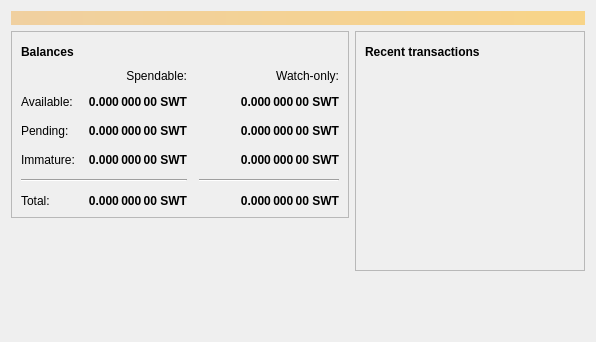
<?xml version="1.0" encoding="UTF-8"?>
<ui version="4.0">
 <class>OverviewPage</class>
 <widget class="QWidget" name="OverviewPage">
  <property name="geometry">
   <rect>
    <x>0</x>
    <y>0</y>
    <width>596</width>
    <height>342</height>
   </rect>
  </property>
  <property name="windowTitle">
   <string>Form</string>
  </property>
  <layout class="QVBoxLayout" name="topLayout">
   <item>
    <widget class="QLabel" name="labelAlerts">
     <property name="visible">
      <bool>false</bool>
     </property>
     <property name="styleSheet">
      <string notr="true">QLabel { background-color: qlineargradient(x1: 0, y1: 0, x2: 1, y2: 0, stop:0 #F0D0A0, stop:1 #F8D488); color:#000000; }</string>
     </property>
     <property name="wordWrap">
      <bool>true</bool>
     </property>
     <property name="margin">
      <number>3</number>
     </property>
     <property name="textInteractionFlags">
      <set>Qt::TextSelectableByMouse</set>
     </property>
    </widget>
   </item>
   <item>
    <layout class="QHBoxLayout" name="horizontalLayout" stretch="1,1">
     <item>
      <layout class="QVBoxLayout" name="verticalLayout_2">
       <item>
        <widget class="QFrame" name="frame">
         <property name="frameShape">
          <enum>QFrame::StyledPanel</enum>
         </property>
         <property name="frameShadow">
          <enum>QFrame::Raised</enum>
         </property>
         <layout class="QVBoxLayout" name="verticalLayout_4">
          <item>
           <layout class="QHBoxLayout" name="horizontalLayout_4">
            <item>
             <widget class="QLabel" name="label_5">
              <property name="font">
               <font>
                <weight>75</weight>
                <bold>true</bold>
               </font>
              </property>
              <property name="text">
               <string>Balances</string>
              </property>
             </widget>
            </item>
            <item>
             <widget class="QPushButton" name="labelWalletStatus">
              <property name="enabled">
               <bool>true</bool>
              </property>
              <property name="maximumSize">
               <size>
                <width>30</width>
                <height>16777215</height>
               </size>
              </property>
              <property name="toolTip">
               <string>The displayed information may be out of date. Your wallet automatically synchronizes with the Mieracoin network after a connection is established, but this process has not completed yet.</string>
              </property>
              <property name="text">
               <string/>
              </property>
              <property name="icon">
               <iconset resource="../bitcoin.qrc">
                <normaloff>:/icons/warning</normaloff>
                <disabledoff>:/icons/warning</disabledoff>:/icons/warning</iconset>
              </property>
              <property name="iconSize">
               <size>
                <width>24</width>
                <height>24</height>
               </size>
              </property>
              <property name="flat">
               <bool>true</bool>
              </property>
             </widget>
            </item>
            <item>
             <spacer name="horizontalSpacer_3">
              <property name="orientation">
               <enum>Qt::Horizontal</enum>
              </property>
              <property name="sizeHint" stdset="0">
               <size>
                <width>40</width>
                <height>20</height>
               </size>
              </property>
             </spacer>
            </item>
           </layout>
          </item>
          <item>
           <layout class="QGridLayout" name="gridLayout">
            <property name="spacing">
             <number>12</number>
            </property>
            <item row="2" column="2">
             <widget class="QLabel" name="labelWatchPending">
              <property name="font">
               <font>
                <weight>75</weight>
                <bold>true</bold>
               </font>
              </property>
              <property name="cursor">
               <cursorShape>IBeamCursor</cursorShape>
              </property>
              <property name="toolTip">
               <string>Unconfirmed transactions to watch-only addresses</string>
              </property>
              <property name="text">
               <string notr="true">0.000 000 00 SWT</string>
              </property>
              <property name="alignment">
               <set>Qt::AlignRight|Qt::AlignTrailing|Qt::AlignVCenter</set>
              </property>
              <property name="textInteractionFlags">
               <set>Qt::LinksAccessibleByMouse|Qt::TextSelectableByKeyboard|Qt::TextSelectableByMouse</set>
              </property>
             </widget>
            </item>
            <item row="2" column="1">
             <widget class="QLabel" name="labelUnconfirmed">
              <property name="font">
               <font>
                <weight>75</weight>
                <bold>true</bold>
               </font>
              </property>
              <property name="cursor">
               <cursorShape>IBeamCursor</cursorShape>
              </property>
              <property name="toolTip">
               <string>Total of transactions that have yet to be confirmed, and do not yet count toward the spendable balance</string>
              </property>
              <property name="text">
               <string notr="true">0.000 000 00 SWT</string>
              </property>
              <property name="alignment">
               <set>Qt::AlignRight|Qt::AlignTrailing|Qt::AlignVCenter</set>
              </property>
              <property name="textInteractionFlags">
               <set>Qt::LinksAccessibleByMouse|Qt::TextSelectableByKeyboard|Qt::TextSelectableByMouse</set>
              </property>
             </widget>
            </item>
            <item row="3" column="2">
             <widget class="QLabel" name="labelWatchImmature">
              <property name="font">
               <font>
                <weight>75</weight>
                <bold>true</bold>
               </font>
              </property>
              <property name="cursor">
               <cursorShape>IBeamCursor</cursorShape>
              </property>
              <property name="toolTip">
               <string>Mined balance in watch-only addresses that has not yet matured</string>
              </property>
              <property name="text">
               <string notr="true">0.000 000 00 SWT</string>
              </property>
              <property name="alignment">
               <set>Qt::AlignRight|Qt::AlignTrailing|Qt::AlignVCenter</set>
              </property>
              <property name="textInteractionFlags">
               <set>Qt::LinksAccessibleByMouse|Qt::TextSelectableByKeyboard|Qt::TextSelectableByMouse</set>
              </property>
             </widget>
            </item>
            <item row="4" column="0" colspan="2">
             <widget class="Line" name="line">
              <property name="orientation">
               <enum>Qt::Horizontal</enum>
              </property>
             </widget>
            </item>
            <item row="4" column="2">
             <widget class="Line" name="lineWatchBalance">
              <property name="sizePolicy">
               <sizepolicy hsizetype="Preferred" vsizetype="Fixed">
                <horstretch>0</horstretch>
                <verstretch>0</verstretch>
               </sizepolicy>
              </property>
              <property name="minimumSize">
               <size>
                <width>140</width>
                <height>0</height>
               </size>
              </property>
              <property name="orientation">
               <enum>Qt::Horizontal</enum>
              </property>
             </widget>
            </item>
            <item row="5" column="0">
             <widget class="QLabel" name="labelTotalText">
              <property name="text">
               <string>Total:</string>
              </property>
             </widget>
            </item>
            <item row="3" column="1">
             <widget class="QLabel" name="labelImmature">
              <property name="font">
               <font>
                <weight>75</weight>
                <bold>true</bold>
               </font>
              </property>
              <property name="cursor">
               <cursorShape>IBeamCursor</cursorShape>
              </property>
              <property name="toolTip">
               <string>Mined balance that has not yet matured</string>
              </property>
              <property name="text">
               <string notr="true">0.000 000 00 SWT</string>
              </property>
              <property name="alignment">
               <set>Qt::AlignRight|Qt::AlignTrailing|Qt::AlignVCenter</set>
              </property>
              <property name="textInteractionFlags">
               <set>Qt::LinksAccessibleByMouse|Qt::TextSelectableByKeyboard|Qt::TextSelectableByMouse</set>
              </property>
             </widget>
            </item>
            <item row="2" column="3">
             <spacer name="horizontalSpacer_2">
              <property name="orientation">
               <enum>Qt::Horizontal</enum>
              </property>
              <property name="sizeHint" stdset="0">
               <size>
                <width>40</width>
                <height>20</height>
               </size>
              </property>
             </spacer>
            </item>
            <item row="3" column="0">
             <widget class="QLabel" name="labelImmatureText">
              <property name="text">
               <string>Immature:</string>
              </property>
             </widget>
            </item>
            <item row="5" column="1">
             <widget class="QLabel" name="labelTotal">
              <property name="font">
               <font>
                <weight>75</weight>
                <bold>true</bold>
               </font>
              </property>
              <property name="cursor">
               <cursorShape>IBeamCursor</cursorShape>
              </property>
              <property name="toolTip">
               <string>Your current total balance</string>
              </property>
              <property name="text">
               <string notr="true">0.000 000 00 SWT</string>
              </property>
              <property name="alignment">
               <set>Qt::AlignRight|Qt::AlignTrailing|Qt::AlignVCenter</set>
              </property>
              <property name="textInteractionFlags">
               <set>Qt::LinksAccessibleByMouse|Qt::TextSelectableByKeyboard|Qt::TextSelectableByMouse</set>
              </property>
             </widget>
            </item>
            <item row="5" column="2">
             <widget class="QLabel" name="labelWatchTotal">
              <property name="font">
               <font>
                <weight>75</weight>
                <bold>true</bold>
               </font>
              </property>
              <property name="cursor">
               <cursorShape>IBeamCursor</cursorShape>
              </property>
              <property name="toolTip">
               <string>Current total balance in watch-only addresses</string>
              </property>
              <property name="text">
               <string notr="true">0.000 000 00 SWT</string>
              </property>
              <property name="alignment">
               <set>Qt::AlignRight|Qt::AlignTrailing|Qt::AlignVCenter</set>
              </property>
              <property name="textInteractionFlags">
               <set>Qt::LinksAccessibleByMouse|Qt::TextSelectableByKeyboard|Qt::TextSelectableByMouse</set>
              </property>
             </widget>
            </item>
            <item row="0" column="2">
             <widget class="QLabel" name="labelWatchonly">
              <property name="text">
               <string>Watch-only:</string>
              </property>
              <property name="alignment">
               <set>Qt::AlignRight|Qt::AlignTrailing|Qt::AlignVCenter</set>
              </property>
             </widget>
            </item>
            <item row="1" column="0">
             <widget class="QLabel" name="labelBalanceText">
              <property name="text">
               <string>Available:</string>
              </property>
             </widget>
            </item>
            <item row="1" column="1">
             <widget class="QLabel" name="labelBalance">
              <property name="font">
               <font>
                <weight>75</weight>
                <bold>true</bold>
               </font>
              </property>
              <property name="cursor">
               <cursorShape>IBeamCursor</cursorShape>
              </property>
              <property name="toolTip">
               <string>Your current spendable balance</string>
              </property>
              <property name="text">
               <string notr="true">0.000 000 00 SWT</string>
              </property>
              <property name="alignment">
               <set>Qt::AlignRight|Qt::AlignTrailing|Qt::AlignVCenter</set>
              </property>
              <property name="textInteractionFlags">
               <set>Qt::LinksAccessibleByMouse|Qt::TextSelectableByKeyboard|Qt::TextSelectableByMouse</set>
              </property>
             </widget>
            </item>
            <item row="1" column="2">
             <widget class="QLabel" name="labelWatchAvailable">
              <property name="font">
               <font>
                <weight>75</weight>
                <bold>true</bold>
               </font>
              </property>
              <property name="cursor">
               <cursorShape>IBeamCursor</cursorShape>
              </property>
              <property name="toolTip">
               <string>Your current balance in watch-only addresses</string>
              </property>
              <property name="text">
               <string notr="true">0.000 000 00 SWT</string>
              </property>
              <property name="alignment">
               <set>Qt::AlignRight|Qt::AlignTrailing|Qt::AlignVCenter</set>
              </property>
              <property name="textInteractionFlags">
               <set>Qt::LinksAccessibleByMouse|Qt::TextSelectableByKeyboard|Qt::TextSelectableByMouse</set>
              </property>
             </widget>
            </item>
            <item row="2" column="0">
             <widget class="QLabel" name="labelPendingText">
              <property name="text">
               <string>Pending:</string>
              </property>
             </widget>
            </item>
            <item row="0" column="1">
             <widget class="QLabel" name="labelSpendable">
              <property name="text">
               <string>Spendable:</string>
              </property>
              <property name="alignment">
               <set>Qt::AlignRight|Qt::AlignTrailing|Qt::AlignVCenter</set>
              </property>
             </widget>
            </item>
           </layout>
          </item>
         </layout>
        </widget>
       </item>
       <item>
        <spacer name="verticalSpacer">
         <property name="orientation">
          <enum>Qt::Vertical</enum>
         </property>
         <property name="sizeHint" stdset="0">
          <size>
           <width>20</width>
           <height>40</height>
          </size>
         </property>
        </spacer>
       </item>
      </layout>
     </item>
     <item>
      <layout class="QVBoxLayout" name="verticalLayout_3">
       <item>
        <widget class="QFrame" name="frame_2">
         <property name="frameShape">
          <enum>QFrame::StyledPanel</enum>
         </property>
         <property name="frameShadow">
          <enum>QFrame::Raised</enum>
         </property>
         <layout class="QVBoxLayout" name="verticalLayout">
          <item>
           <layout class="QHBoxLayout" name="horizontalLayout_2">
            <item>
             <widget class="QLabel" name="label_4">
              <property name="font">
               <font>
                <weight>75</weight>
                <bold>true</bold>
               </font>
              </property>
              <property name="text">
               <string>Recent transactions</string>
              </property>
             </widget>
            </item>
            <item>
             <widget class="QPushButton" name="labelTransactionsStatus">
              <property name="enabled">
               <bool>true</bool>
              </property>
              <property name="maximumSize">
               <size>
                <width>30</width>
                <height>16777215</height>
               </size>
              </property>
              <property name="toolTip">
               <string>The displayed information may be out of date. Your wallet automatically synchronizes with the Mieracoin network after a connection is established, but this process has not completed yet.</string>
              </property>
              <property name="text">
               <string/>
              </property>
              <property name="icon">
               <iconset resource="../bitcoin.qrc">
                <normaloff>:/icons/warning</normaloff>
                <disabledoff>:/icons/warning</disabledoff>:/icons/warning</iconset>
              </property>
              <property name="iconSize">
               <size>
                <width>24</width>
                <height>24</height>
               </size>
              </property>
              <property name="flat">
               <bool>true</bool>
              </property>
             </widget>
            </item>
            <item>
             <spacer name="horizontalSpacer">
              <property name="orientation">
               <enum>Qt::Horizontal</enum>
              </property>
              <property name="sizeHint" stdset="0">
               <size>
                <width>40</width>
                <height>20</height>
               </size>
              </property>
             </spacer>
            </item>
           </layout>
          </item>
          <item>
           <widget class="QListView" name="listTransactions">
            <property name="styleSheet">
             <string notr="true">QListView { background: transparent; }</string>
            </property>
            <property name="frameShape">
             <enum>QFrame::NoFrame</enum>
            </property>
            <property name="verticalScrollBarPolicy">
             <enum>Qt::ScrollBarAlwaysOff</enum>
            </property>
            <property name="horizontalScrollBarPolicy">
             <enum>Qt::ScrollBarAlwaysOff</enum>
            </property>
            <property name="selectionMode">
             <enum>QAbstractItemView::NoSelection</enum>
            </property>
           </widget>
          </item>
         </layout>
        </widget>
       </item>
       <item>
        <spacer name="verticalSpacer_2">
         <property name="orientation">
          <enum>Qt::Vertical</enum>
         </property>
         <property name="sizeHint" stdset="0">
          <size>
           <width>20</width>
           <height>40</height>
          </size>
         </property>
        </spacer>
       </item>
      </layout>
     </item>
    </layout>
   </item>
  </layout>
 </widget>
 <resources/>
 <connections/>
</ui>
